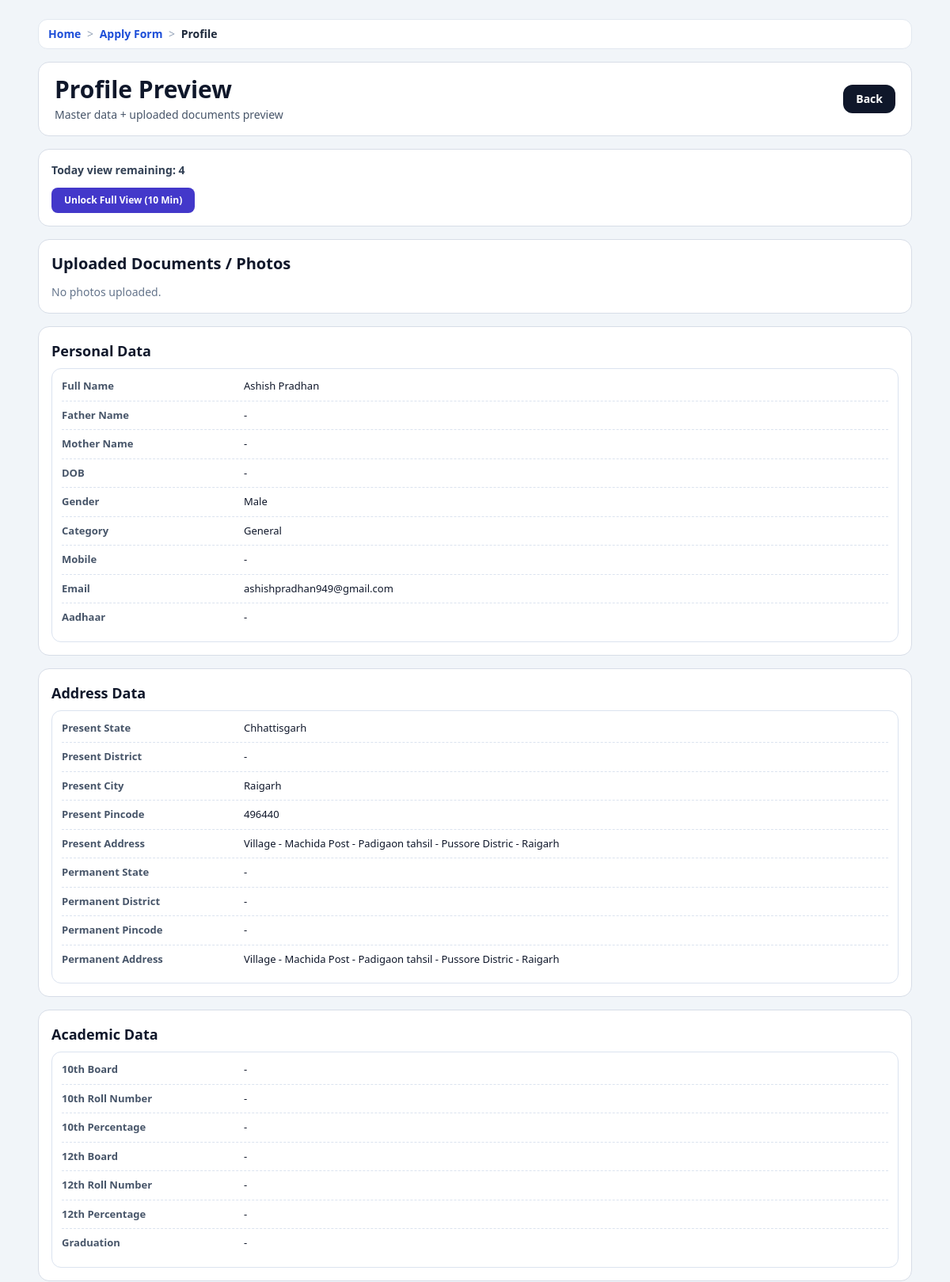
Page /send-to-admin/profile/ (signed in, upper part) on the earlier database version.
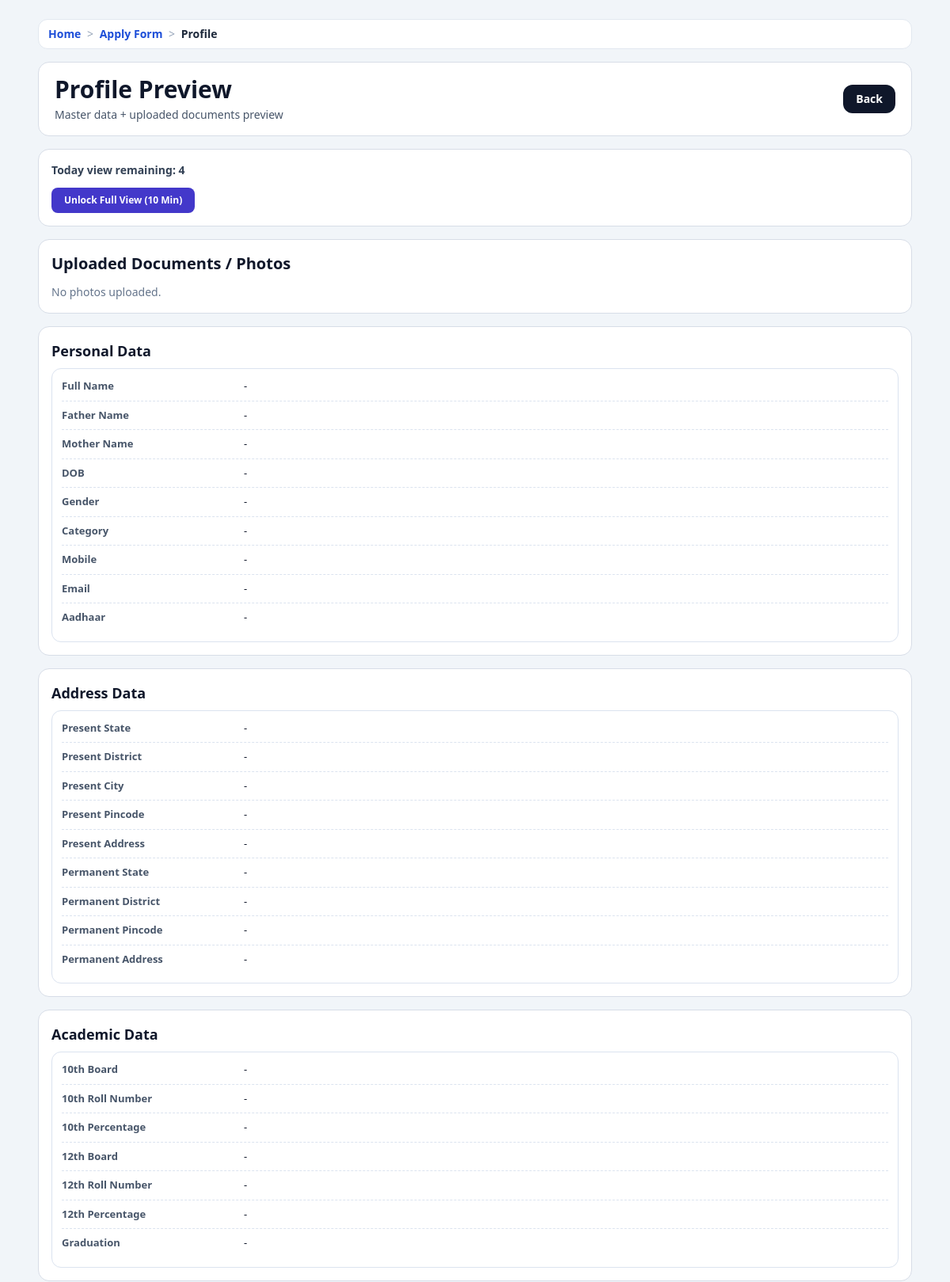
Same page on the later database version.
### accounts/models.py (models this page shows, shortened)
class UserProfile(models.Model):
    user          = models.OneToOneField(User, on_delete=models.CASCADE, related_name='profile')
    full_name     = models.CharField(max_length=150, blank=True)
    father_name   = models.CharField(max_length=150, blank=True)
    mother_name   = models.CharField(max_length=150, blank=True)
    dob           = models.DateField(null=True, blank=True)
    GENDER_CHOICES = [('M','Male'),('F','Female'),('O','Other')]
    gender        = models.CharField(max_length=1, choices=GENDER_CHOICES, blank=True)
    CATEGORY_CHOICES = [('General','General'),('OBC','OBC'),('SC','SC'),('ST','ST')]
    category      = models.CharField(max_length=20, choices=CATEGORY_CHOICES, blank=True)
    mobile        = models.CharField(max_length=15, blank=True)
    email         = models.EmailField(blank=True)
    present_state = models.CharField(max_length=100, blank=True)
    present_district = models.CharField(max_length=100, blank=True)
    present_city = models.CharField(max_length=100, blank=True)
    present_pincode = models.CharField(max_length=10, blank=True)
    present_address = models.TextField(blank=True)
    permanent_same_as_present = models.BooleanField(default=False)
    permanent_state = models.CharField(max_length=100, blank=True)
    permanent_district = models.CharField(max_length=100, blank=True)
    permanent_pincode = models.CharField(max_length=10, blank=True)
    permanent_full_address = models.TextField(blank=True)
    permanent_address = models.TextField(blank=True)
    district      = models.CharField(max_length=100, blank=True)
    state         = models.CharField(max_length=100, default='Chhattisgarh', blank=True)
    pincode       = models.CharField(max_length=10, blank=True)
    aadhar        = models.CharField(max_length=20, blank=True)
    samagra_id    = models.CharField(max_length=20, blank=True)
    caste_cert_no = models.CharField(max_length=50, blank=True)
    income_cert_no= models.CharField(max_length=50, blank=True)
    tenth_board   = models.CharField(max_length=100, blank=True)
    tenth_roll_number = models.CharField(max_length=50, blank=True)
    tenth_percentage = models.CharField(max_length=20, blank=True)
    tenth_result  = models.CharField(max_length=50, blank=True)
    twelfth_board = models.CharField(max_length=100, blank=True)
    twelfth_roll_number = models.CharField(max_length=50, blank=True)
    twelfth_percentage = models.CharField(max_length=20, blank=True)
    twelfth_result= models.CharField(max_length=50, blank=True)
    graduation    = models.CharField(max_length=100, blank=True)
    university    = models.CharField(max_length=150, blank=True)
    tenth_subjects = models.TextField(blank=True)
    twelfth_subjects = models.TextField(blank=True)
    graduation_subjects = models.TextField(blank=True)
    previous_course_name = models.CharField(max_length=150, blank=True)
    previous_subjects = models.TextField(blank=True)
    current_course_name = models.CharField(max_length=150, blank=True)
    current_year = models.CharField(max_length=100, blank=True)
    current_semester = models.CharField(max_length=100, blank=True)
    current_subjects = models.TextField(blank=True)
    college_name = models.CharField(max_length=200, blank=True)
    university_name = models.CharField(max_length=200, blank=True)
    course = models.CharField(max_length=150, blank=True)
    year_semester = models.CharField(max_length=100, blank=True)
    enrollment_number = models.CharField(max_length=100, blank=True)
    account_holder_name = models.CharField(max_length=150, blank=True)
    bank_name = models.CharField(max_length=150, blank=True)
    account_number = models.CharField(max_length=50, blank=True)
    ifsc_code = models.CharField(max_length=20, blank=True)
    branch_name = models.CharField(max_length=150, blank=True)
    aadhaar_linked = models.CharField(max_length=3, blank=True, choices=[('yes', 'Yes'), ('no', 'No')])
    personal_extra_rows = models.JSONField(default=list, blank=True)
    address_extra_rows = models.JSONField(default=list, blank=True)
    academic_extra_rows = models.JSONField(default=list, blank=True)
    college_extra_rows = models.JSONField(default=list, blank=True)
    bank_extra_rows = models.JSONField(default=list, blank=True)
    subject_extra_rows = models.JSONField(default=list, blank=True)
    photo         = models.ImageField(upload_to='profile_photos/', null=True, blank=True)
    signature     = models.ImageField(upload_to='profile_signatures/', null=True, blank=True)
    chat_enabled  = models.BooleanField(default=False)
    master_data_last_saved_at = models.DateTimeField(null=True, blank=True)
    master_data_unmask_until = models.DateTimeField(null=True, blank=True)
    master_data_unmask_date = models.DateField(null=True, blank=True)
    master_data_unmask_count = models.PositiveSmallIntegerField(default=0)
    apply_autofill_locked_until = models.DateTimeField(null=True, blank=True)
    apply_profile_view_date = models.DateField(null=True, blank=True)
    apply_profile_view_count = models.PositiveSmallIntegerField(default=0)
    apply_profile_unmask_until = models.DateTimeField(null=True, blank=True)
    apply_profile_unmask_date = models.DateField(null=True, blank=True)
    apply_profile_unmask_count = models.PositiveSmallIntegerField(default=0)
    apply_draft_data = models.JSONField(default=dict, blank=True)

### core/views.py (the view, shortened to what this page needs)
# urls.py: path("send-to-admin/profile/", views.apply_profile_preview, name="apply_profile_preview"),
@login_required
def apply_profile_preview(request):
    profile, _ = UserProfile.objects.get_or_create(user=request.user)
    pending = request.session.get("pending_form_apply") or {}
    vacancy = None
    if pending.get("vacancy_id"):
        vacancy = Vacancy.objects.filter(id=pending.get("vacancy_id")).first()
    if vacancy and not vacancy.is_active:
        request.session.pop("pending_form_apply", None)
        messages.error(request, "Ye vacancy abhi deactivated hai.")
        if vacancy.category == Vacancy.CATEGORY_STUDENT:
            return redirect("student_services_dashboard")
        return redirect("dashboard")
    timed_out_active = False
    lock_until = None
    allowed_view, remaining_views = _register_apply_profile_view(profile)
    if not allowed_view:
        messages.error(request, "Aaj ka apply profile view limit (5) complete ho gaya.")
        return redirect("confirm_send_to_admin")
    all_step_data = _profile_step_data(profile)
    payload = {}
    draft_payload = pending.get("draft_payload") if isinstance(pending, dict) else {}
    if not isinstance(draft_payload, dict):
        draft_payload = {}
    step_data = {key: [] for key, _ in PROFILE_DATA_STEPS if key != "documents"}
    active_payload = draft_payload if draft_payload else payload
    if active_payload:
        for key in step_data.keys():
            step_data[key] = _rows_from_payload(active_payload, key, [])
    else:
        step_data = dict(all_step_data)
    required_doc_rows = []
    unmask_active = _is_apply_profile_unmask_active(profile)
    mask_for_preview = bool(timed_out_active and not unmask_active)
    if mask_for_preview:
        step_data = _mask_step_rows(step_data)
    document_links = []
    seen_urls = set()
    def _push(title, url):
        if not url:
            return
    def _resolve_value_url(value):
        raw = str(value or "").strip()
        if not raw or raw.lower() == "not uploaded yet":
            return ""
        if raw.startswith("/media/") or raw.startswith("http://") or raw.startswith("https://"):
            return raw
        return ""
    if not mask_for_preview:
        active_doc_items = []
        if isinstance(draft_payload, dict) and isinstance(draft_payload.get("vacancy_required_documents"), list):
            active_doc_items = draft_payload.get("vacancy_required_documents", [])
        elif isinstance(pending, dict) and isinstance(pending.get("draft_vacancy_docs"), list) and pending.get("draft_vacancy_docs"):
            active_doc_items = pending.get("draft_vacancy_docs", [])
        elif payload and isinstance(payload.get("vacancy_required_documents"), list):
            active_doc_items = payload.get("vacancy_required_documents", [])
        if not active_doc_items and not active_payload:
            for row in required_doc_rows:
                url = _resolve_value_url(row.get("value"))
                if not url:
                    continue
                _push(row.get("label") or "Document", url)
        if not document_links and not active_payload:
            photo_url = _safe_file_url(profile.photo)
            sign_url = _safe_file_url(profile.signature)
            _push("Passport Photo", photo_url)
            _push("Signature", sign_url)
            for doc in profile.documents.all():
                url = _safe_file_url(doc.file)
                if not url:
                    continue
                _push(doc.title or "Document", url)
    step_data = {key: rows for key, rows in step_data.items() if rows}
    return render(
        request,
        "portal_main/apply_profile_preview.html",
        {
            "profile": profile,
            "step_data": step_data,
            "document_links": document_links,
            "vacancy": vacancy,
            "apply_timed_out": timed_out_active,
            "mask_for_preview": mask_for_preview,
            "remaining_profile_views": remaining_views,
            "unmask_active": unmask_active,
            "unmask_until": profile.apply_profile_unmask_until,
            "unmask_remaining_today": max(
                APPLY_PROFILE_UNMASK_DAILY_LIMIT
                - (
                    profile.apply_profile_unmask_count
                    if profile.apply_profile_unmask_date == timezone.localdate()
                    else 0
                ),
                0,
            ),
        },
    )

### core/context_processors.py (called while the page is built)
def _humanize_slug(text):
    value = str(text or "").strip().replace("-", " ").replace("_", " ")
    if value.isdigit():
        return f"#{value}"
    return value.title() if value else "Page"

def breadcrumbs(request):
    path = (getattr(request, "path", "") or "/").split("?", 1)[0]
    if not path.startswith("/"):
        path = f"/{path}"
    crumbs = [{"label": "Home", "url": "/"}]
    if path == "/":
        return {"breadcrumbs": crumbs}
    running = ""
    for part in [p for p in path.strip("/").split("/") if p]:
        running += f"/{part}"
        url = f"{running}/"
        label = _humanize_slug(part)
        try:
            match = resolve(url)
            label = NAME_LABELS.get(match.url_name, label)
        except Resolver404:
            pass
        crumbs.append({"label": label, "url": url})
    deduped = [crumbs[0]]
    for item in crumbs[1:]:
        if item["label"] == deduped[-1]["label"] and item["url"] == deduped[-1]["url"]:
            continue
        deduped.append(item)
    return {"breadcrumbs": deduped}

### core/views.py (called while the page is built, shortened)
def _safe_file_url(file_field):
    if not file_field:
        return ""

### templates/portal_main/apply_profile_preview.html (shortened to what this page needs)
{% extends 'base.html' %}
{% block body_class %}min-h-screen bg-slate-100 text-slate-900{% endblock %}
{% block page_container_class %}max-w-6xl mx-auto p-4 md:p-6{% endblock %}
{% block content %}
<header class="card px-5 py-4 flex items-center justify-between gap-3">
  <div>
    <h1 class="text-2xl md:text-3xl font-black">Profile Preview</h1>
    <p class="text-sm text-slate-600 mt-1">
      {% if vacancy %}
      Vacancy: <span class="font-bold">{{ vacancy.title }}</span> (required data + documents)
      {% else %}
      Master data + uploaded documents preview
      {% endif %}
    </p>
  </div>
  <a href="{% url 'confirm_send_to_admin' %}" class="inline-flex rounded-xl bg-slate-900 px-4 py-2 text-sm font-bold text-white">Back</a>
</header>
<section class="card mt-4 p-4">
  <div class="text-sm font-semibold text-slate-700">
    Today view remaining: <span class="font-black">{{ remaining_profile_views }}</span>
  </div>
  <form method="post" class="mt-3">
    <button type="submit" name="action" value="unlock_apply_profile" class="inline-flex rounded-lg bg-indigo-700 px-4 py-2 text-xs font-bold text-white hover:bg-indigo-800">
      Unlock Full View (10 Min)
    </button>
  </form>
</section>
<section class="card mt-4 p-4">
  <h2 class="text-xl font-black">Uploaded Documents / Photos</h2>
  <div class="doc-grid mt-3">
    {% for doc in document_links %}
    <div class="doc-item">
      <div class="text-sm font-black">{{ doc.title }}</div>
      {% if doc.kind == "image" %}
      <img src="{{ doc.url }}" alt="{{ doc.title }}">
      {% else %}
      <div class="file-box">Document File</div>
      {% endif %}
      <div class="doc-actions">
        <a href="{{ doc.url }}" target="_blank" rel="noopener" class="doc-btn doc-open">Open</a>
      </div>
    </div>
    {% empty %}
    <div class="text-sm text-slate-500">No photos uploaded.</div>
    {% endfor %}
  </div>
</section>
{% for step_key, rows in step_data.items %}
<section class="card mt-4 p-4">
  <h3 class="text-lg font-black">{{ step_key|title }} Data</h3>
  <div class="sec mt-2">
    {% for label, value in rows %}
    <div class="line">
      <div class="lbl">{{ label }}</div>
      <div class="val">{{ value|default:"-" }}</div>
    </div>
    {% empty %}
    <div class="text-sm text-slate-500">No data.</div>
    {% endfor %}
  </div>
</section>
{% endfor %}
{% endblock %}

Differences in the rows shown:
no longer on this page (row edited): UserProfile: rows "Ashish Pradhan" "General" "ashishpradhan949@gmail.com" "Chhattisgarh" "Raigarh" "496440" "Village - Machida Post - Padigaon tahsil - Pussore Distric - Raigarh" "Village - Machida Post - Padigaon tahsil - Pussore Distric - Raigarh"
Other differences:
list line gone: "Full Name Gender Male Category Email"
new list line: "Full Name - Gender - Category - Email -"
list line gone: "Present State Present City Present Pincode Present Address Permanent Address"
new list line: "Present State - Present City - Present Pincode - Present Address - Permanent Address -"
